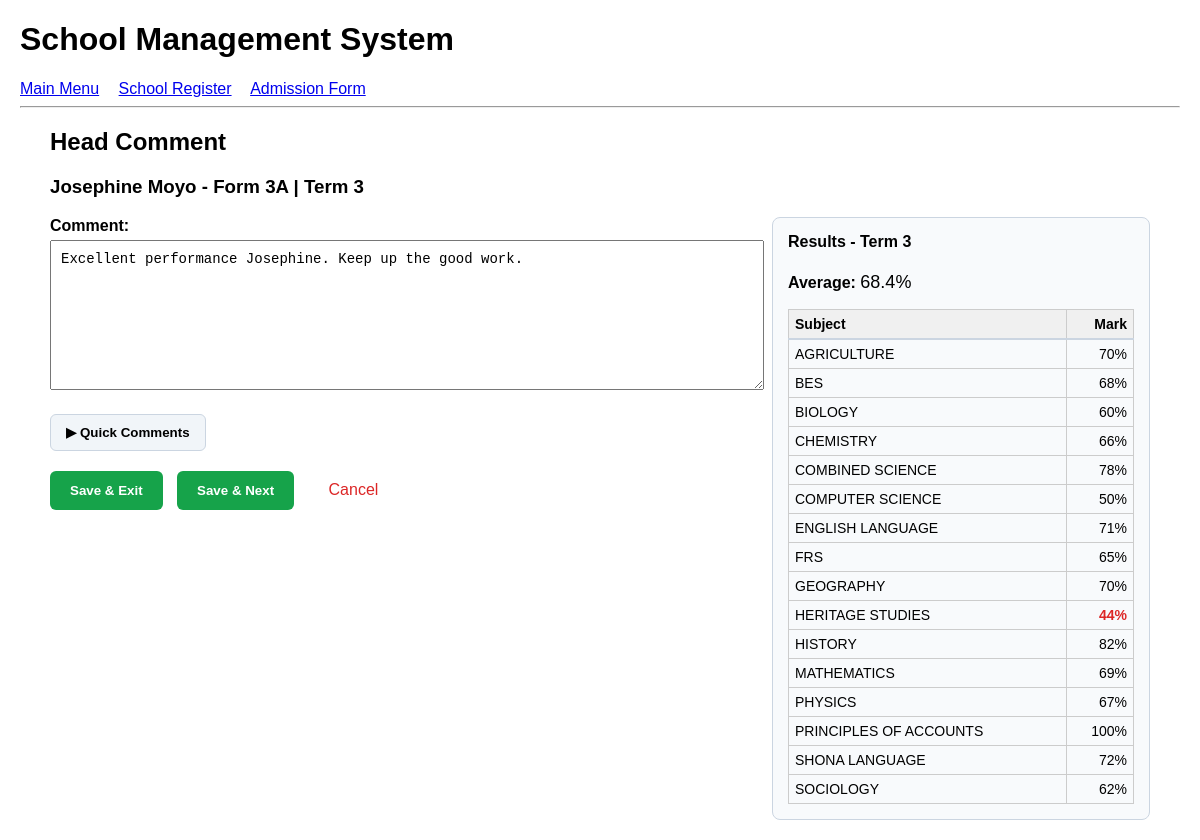
The app's page /comment/54/ (signed in) with its own data.
### kids/models.py (models this page shows, shortened)
class Student(models.Model):
    first_name = models.CharField(max_length=100)
    last_name = models.CharField(max_length=100)
    adm_no = models.CharField(max_length=20, unique=True)
    grade = models.CharField(max_length=10)
    fee_required = models.DecimalField(max_digits=10, decimal_places=2, default=300.00)
    date_added = models.DateTimeField(auto_now_add=True)
    parent_phone = models.CharField(max_length=15, blank=True, null=True)
    date_of_birth = models.DateField(null=True, blank=True)
    birth_cert_no = models.CharField(max_length=50, blank=True, null=True)  # <-- ADD THIS
    gender = models.CharField(max_length=10, choices=[('M','Male'),('F','Female')], null=True, blank=True)
    date_joined = models.DateField(auto_now_add=True, null=True, blank=True)
    parents = models.ManyToManyField(Parent, through='StudentParent', blank=True)

class Term(models.Model):
    name = models.CharField(max_length=20, unique=True)  # "Term 1 2026", "Term 2 2026"
    start_date = models.DateField()
    end_date = models.DateField()
    is_current = models.BooleanField(default=False)

class StudentTermResult(models.Model):
    student = models.ForeignKey(Student, on_delete=models.CASCADE)
    grade = models.CharField(max_length=20)
    term = models.CharField(max_length=20)  # 'Term 1', 'Month 1', etc
    year = models.IntegerField()
    total_marks = models.DecimalField(max_digits=6, decimal_places=0, default=0)
    position = models.IntegerField(null=True, blank=True)
    teacher_comment = models.TextField(blank=True)  # ADD THIS
    head_teacher_comment = models.TextField(blank=True)
    activity = models.TextField(blank=True, default="")  # <-- ADD THIS
    comment_choice = models.IntegerField(null=True, blank=True)  # stores 1-25
    class Meta:
        unique_together = ('student', 'term', 'year')

class Subject(models.Model):
    name = models.CharField(max_length=50)  # "Mathematics", "English"
    grade = models.CharField(max_length=20)  # "Grade 1"
    order = models.IntegerField(default=0)  # <-- YOU MISSED THIS, ADD IT
    teacher = models.ForeignKey('Teacher', on_delete=models.SET_NULL, null=True, blank=True)
    term = models.ForeignKey('Term', on_delete=models.CASCADE, null=True, blank=True)
    expected_students = models.IntegerField(default=0,
                                            help_text="How many students do this subject? 0 = auto count whole class")
    class Meta:
        unique_together = ('name', 'grade', 'term')
        ordering = ['order']  # now this will work because order exists

class Mark(models.Model):
    student = models.ForeignKey(Student, on_delete=models.CASCADE)
    subject = models.ForeignKey(Subject, on_delete=models.CASCADE)
    term = models.CharField(max_length=20, default='Term 1')
    average = models.DecimalField(max_digits=5, decimal_places=0, null=True, blank=True)
    grade = models.CharField(max_length=10, null=True, blank=True)
    admission_avg = models.DecimalField(max_digits=5, decimal_places=0, null=True, blank=True)
    previous_avg = models.DecimalField(max_digits=5, decimal_places=0, null=True, blank=True)
    current_exam_mark = models.DecimalField(max_digits=5, decimal_places=0, null=True, blank=True)
    current_project_mark = models.DecimalField(max_digits=5, decimal_places=0, null=True, blank=True)
    current_avg = models.DecimalField(max_digits=5, decimal_places=0, null=True, blank=True)
    current_grade = models.CharField(max_length=2, null=True, blank=True)
    trend = models.DecimalField(max_digits=5, decimal_places=2, null=True, blank=True)
    remarks = models.CharField(max_length=100, null=True, blank=True)
    trs_initials = models.CharField(max_length=10, null=True, blank=True)
    class Meta:
        unique_together = ('student', 'subject', 'term') # so each student has 1 mark per subject per term

### kids/views.py (the view, shortened to what this page needs)
# urls.py: path('comment/<int:student_id>/', views.head_comments, name='head_comments'),
@login_required
def head_comments(request, student_id):
    student = get_object_or_404(Student, id=student_id)
    term_obj = Term.objects.filter(is_current=True).first()
    current_term = term_obj.name if term_obj else "Term 1"
    current_year = term_obj.start_date.year if term_obj and term_obj.start_date else timezone.now().year
    grade = student.grade
    marks_qs = Mark.objects.filter(student=student, term=current_term)
    subjects_data = []
    total = 0
    count = 0
    for m in marks_qs:
        score = m.current_avg if m.current_avg is not None else 0 # CHANGED: was m.score
        total += float(score)
        count += 1
        subjects_data.append({
            'subject': m.subject.name,
            'score': score,
            'low': float(score) < 50  # flag for red highlight
        })
    average = round(total / count, 1) if count > 0 else 0
    result, created = StudentTermResult.objects.get_or_create(
        student=student,
        term=current_term,
        year=current_year,
        defaults={'grade': grade}
    )
    comments = [
        f"Excellent performance {student.first_name}. Keep up the good work.",
        f"Good effort shown. {student.first_name} can improve with more practice.",
        f"Fair performance. {student.first_name} needs more focus and consistency.",
        f"Below expectations. {student.first_name} requires close supervision.",
        f"{student.first_name} is a hardworking student. Well done.",
        f"{student.first_name} shows potential but needs to be more consistent.",
        f"Very good progress this term, {student.first_name}.",
        f"{student.first_name} participates well in class activities.",
        f"Needs to improve time management, {student.first_name}.",
        f"{student.first_name} is respectful and disciplined.",
        f"Good grasp of concepts. Keep pushing, {student.first_name}.",
        f"{student.first_name} should complete assignments on time.",
        f"Encouraging effort from {student.first_name} this term.",
        f"{student.first_name} needs to participate more in class.",
        f"Excellent attitude towards learning, {student.first_name}.",
        f"{student.first_name} requires closer academic monitoring.",
        f"Well behaved and focused, {student.first_name}.",
        f"{student.first_name} shows improvement in most subjects.",
        f"Needs to read more to improve vocabulary, {student.first_name}.",
        f"{student.first_name} is a team player.",
        f"Good problem-solving skills shown by {student.first_name}.",
        f"{student.first_name} should aim higher.",
        f"Satisfactory performance. More effort needed, {student.first_name}.",
        f"{student.first_name} is on the right track.",
        f"Keep working hard, {student.first_name}. Results will follow."
    ]
    context = {
        'student': student,
        'grade': grade,
        'term': current_term,
        'average': average,
        'subjects_data': subjects_data,
        'comments': comments,
        'existing_comment': result.head_teacher_comment or '' # CHANGED: read from result
    }
    return render(request, 'kids/head_comments.html', context)

### kids/templates/kids/head_comments.html (shortened to what this page needs)
{% extends 'kids/base.html' %}
{% block content %}
<div class="container" style="max-width:1100px; margin:20px auto;">
  <h2>Head Comment</h2>
  <h3>{{ student.first_name }} {{ student.last_name }} - {{ grade }} | {{ term }}</h3>
  <div style="display:flex; gap:30px; align-items:flex-start;">
    <div style="flex:2;">
      <form method="post">
        <label for="commentBox"><strong>Comment:</strong></label>
        <textarea name="comment" id="commentBox" rows="8" style="width:100%; padding:10px; font-size:14px; margin-top:5px;">{{ existing_comment }}</textarea>
        <div style="margin-top:20px;">
          <button type="button" id="toggleBtn" onclick="toggleComments()">▶ Quick Comments</button>
        </div>
        <div style="margin-top:20px;">
          <button type="submit" name="action" value="exit" class="action-btn">Save & Exit</button>
          <button type="submit" name="action" value="next" class="action-btn">Save & Next</button>
          <a href="{% url 'class_register' grade %}" class="cancel-link">Cancel</a>
        </div>
      </form>
    </div>
    <div style="flex:1; border:1px solid #cbd5e1; border-radius:8px; padding:15px; background:#f8fafc;">
      <h4 style="margin-top:0;">Results - {{ term }}</h4>
      <p><strong>Average:</strong> <span style="font-size:18px;">{{ average }}%</span></p>
      {% if subjects_data %}
        <table style="width:100%; border-collapse:collapse; font-size:14px;">
          <thead>
            <tr style="border-bottom:2px solid #cbd5e1;">
              <th style="text-align:left; padding:6px;">Subject</th>
              <th style="text-align:right; padding:6px;">Mark</th>
            </tr>
          </thead>
          <tbody>
            {% for s in subjects_data %}
            <tr>
              <td style="padding:6px;">{{ s.subject }}</td>
              <td style="padding:6px; text-align:right; {% if s.low %}color:#dc2626; font-weight:600;{% endif %}">
                {{ s.score }}%
              </td>
            </tr>
            {% endfor %}
          </tbody>
        </table>
      {% else %}
        <p style="color:#64748b;">No marks recorded for this term.</p>
      {% endif %}
    </div>
  </div>
</div>
{% endblock %}

### kids/templates/kids/base.html (style rules this page uses)
body { font-family: Arial; margin: 20px; }
table { border-collapse: collapse; margin-top: 15px; }
th, td { border: 1px solid #ccc; padding: 8px; }
th { background: #f0f0f0; }

### kids/templates/kids/head_comments.html (style rules this page uses)
#toggleBtn { padding: 10px 15px; background: #f1f5f9; border: 1px solid #cbd5e1; border-radius: 6px; cursor: pointer; font-weight: 600; }
.action-btn { padding: 12px 20px; margin-right: 10px; background: #16a34a; color: white; border: none; border-radius: 6px; cursor: pointer; font-weight: 600; }
.cancel-link { padding: 12px 20px; color: #dc2626; text-decoration: none; }

### records on screen
Student: first_name "Josephine", last_name "Moyo", grade "Form 3A"
Term: name "Term 3"
StudentTermResult: comment "Excellent performance Josephine. Keep up the good work."
Subject: subject "AGRICULTURE"
Mark: score "70"
Subject: subject "BES"
Mark: score "68"
Subject: subject "BIOLOGY"
Mark: score "60"
Subject: subject "CHEMISTRY"
Mark: score "66"
Subject: subject "COMBINED SCIENCE"
Mark: score "78"
Subject: subject "COMPUTER SCIENCE"
Mark: score "50"
Subject: subject "ENGLISH LANGUAGE"
Mark: score "71"
Subject: subject "FRS"
Mark: score "65"
Subject: subject "GEOGRAPHY"
Mark: score "70"
Subject: subject "HERITAGE STUDIES"
Mark: score "44"
Subject: subject "HISTORY"
Mark: score "82"
Subject: subject "MATHEMATICS"
Mark: score "69"
Subject: subject "PHYSICS"
Mark: score "67"
Subject: subject "PRINCIPLES OF ACCOUNTS"
Mark: score "100"
Subject: subject "SHONA LANGUAGE"
Mark: score "72"
Subject: subject "SOCIOLOGY"
Mark: score "62"

### other values on screen
{{ average }} "68.4"
